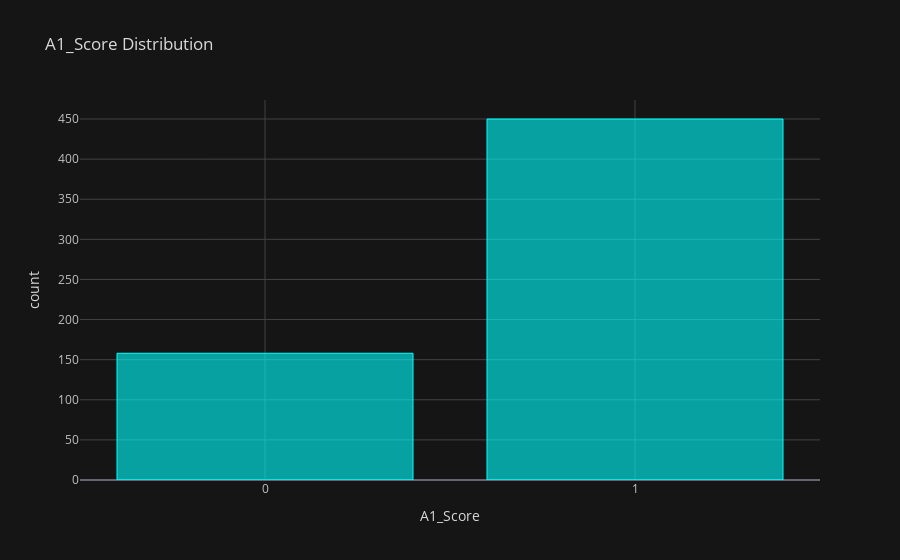
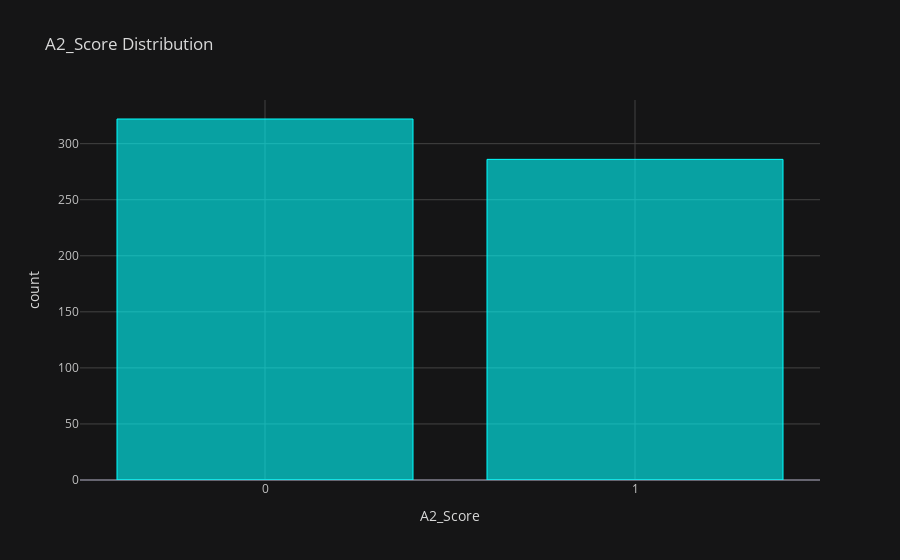
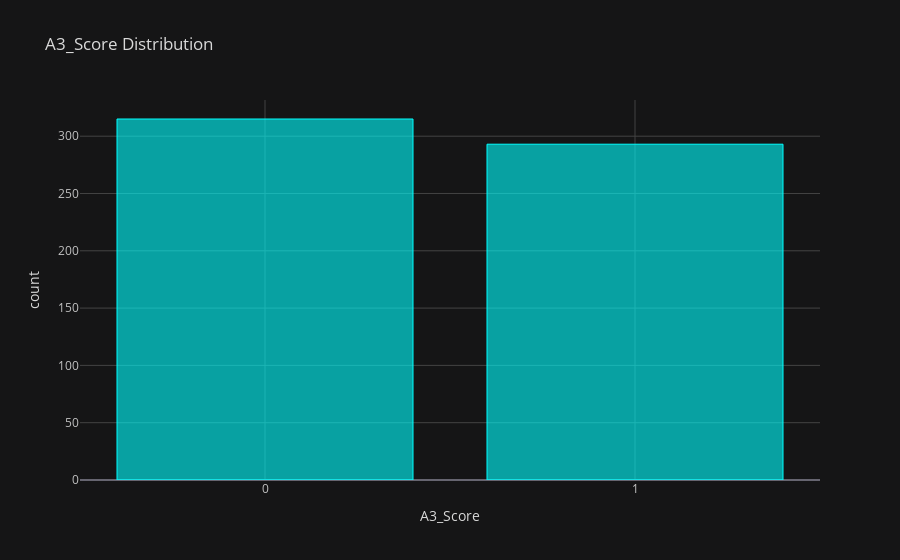

Notebook cell for these charts, in order:
### Code cell
for i in range(1, 11):
    name = 'A' + str(i) + '_Score'
    print(name)
    df.astype('string').groupby(name).count()['age'].iplot(kind='bar',title=name + ' Distribution', yTitle='count', theme='solar', color='cyan', xTitle=name)
    # fig.show()

### Figure 1 — Plotly figure (JSON) as saved in the notebook; plotly's stock layout.template omitted (floating-point values rounded to 4 significant figures)
{"data": [{"marker": {"color": "rgba(0, 255, 255, 0.6)", "line": {"color": "rgba(0, 255, 255, 1.0)", "width": 1}}, "name": "age", "orientation": "v", "text": "", "type": "bar", "x": ["0", "1"], "y": [158, 450]}], "layout": {"legend": {"bgcolor": "#151516", "font": {"color": "#D9D9D9"}}, "paper_bgcolor": "#151516", "plot_bgcolor": "#151516", "title": {"font": {"color": "#D9D9D9"}, "text": "A1_Score Distribution"}, "xaxis": {"gridcolor": "#434343", "showgrid": true, "tickfont": {"color": "#C2C2C2"}, "title": {"font": {"color": "#D9D9D9"}, "text": "A1_Score"}, "zerolinecolor": "#666570"}, "yaxis": {"gridcolor": "#434343", "showgrid": true, "tickfont": {"color": "#C2C2C2"}, "title": {"font": {"color": "#D9D9D9"}, "text": "count"}, "zerolinecolor": "#666570"}}}

### Figure 2 — Plotly figure (JSON) as saved in the notebook; plotly's stock layout.template omitted (floating-point values rounded to 4 significant figures)
{"data": [{"marker": {"color": "rgba(0, 255, 255, 0.6)", "line": {"color": "rgba(0, 255, 255, 1.0)", "width": 1}}, "name": "age", "orientation": "v", "text": "", "type": "bar", "x": ["0", "1"], "y": [322, 286]}], "layout": {"legend": {"bgcolor": "#151516", "font": {"color": "#D9D9D9"}}, "paper_bgcolor": "#151516", "plot_bgcolor": "#151516", "title": {"font": {"color": "#D9D9D9"}, "text": "A2_Score Distribution"}, "xaxis": {"gridcolor": "#434343", "showgrid": true, "tickfont": {"color": "#C2C2C2"}, "title": {"font": {"color": "#D9D9D9"}, "text": "A2_Score"}, "zerolinecolor": "#666570"}, "yaxis": {"gridcolor": "#434343", "showgrid": true, "tickfont": {"color": "#C2C2C2"}, "title": {"font": {"color": "#D9D9D9"}, "text": "count"}, "zerolinecolor": "#666570"}}}

### Figure 3 — Plotly figure (JSON) as saved in the notebook; plotly's stock layout.template omitted (floating-point values rounded to 4 significant figures)
{"data": [{"marker": {"color": "rgba(0, 255, 255, 0.6)", "line": {"color": "rgba(0, 255, 255, 1.0)", "width": 1}}, "name": "age", "orientation": "v", "text": "", "type": "bar", "x": ["0", "1"], "y": [315, 293]}], "layout": {"legend": {"bgcolor": "#151516", "font": {"color": "#D9D9D9"}}, "paper_bgcolor": "#151516", "plot_bgcolor": "#151516", "title": {"font": {"color": "#D9D9D9"}, "text": "A3_Score Distribution"}, "xaxis": {"gridcolor": "#434343", "showgrid": true, "tickfont": {"color": "#C2C2C2"}, "title": {"font": {"color": "#D9D9D9"}, "text": "A3_Score"}, "zerolinecolor": "#666570"}, "yaxis": {"gridcolor": "#434343", "showgrid": true, "tickfont": {"color": "#C2C2C2"}, "title": {"font": {"color": "#D9D9D9"}, "text": "count"}, "zerolinecolor": "#666570"}}}
